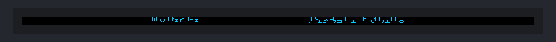
This program was run on a simulated ESP32. Shown: 512×8 colour display. WiFi joins after 1.5 s; servers stay silent unless stated; not simulated (calls return 0 or success): credentials.h; what the program prints to the serial monitor is not drawn.

Above: at 0.1 s.

The program:

main.cpp
```cpp
#include <ESP32-HUB75-MatrixPanel-I2S-DMA.h>
#include <WiFi.h>
#include <AsyncUDP.h>
#include <ArduinoOTA.h>
#include "credentials.h"

// ── Display config ────────────────────────────────────────────────────────────
#define NUM_PANELS   8
#define PANEL_W     32
#define PANEL_H     16
#define LOG_W       64
#define LOG_H       64
#define PHYS_PPW    64
#define PHYS_H       8
#define FRAME_BYTES (LOG_W * LOG_H * 3)  // 12288 bytes, RGB888 row-major visual

#define UDP_PORT       5005
#define UDP_BRIGHT     5006

MatrixPanel_I2S_DMA *dma = nullptr;
AsyncUDP             udp;
AsyncUDP             udpBright;

// ── Remap ─────────────────────────────────────────────────────────────────────
const int  CHAIN[4][2] = { {6,7}, {5,4}, {2,3}, {1,0} };
const bool FLIPH[4][2] = { {false,false},{true,true},{false,false},{true,true} };
const bool FLIPV[4][2] = { {true,true},{false,false},{true,true},{false,false} };

void remap(int lx, int ly, int &px, int &py) {
    int row = ly/PANEL_H, col = lx/PANEL_W;
    int lx_ = lx%PANEL_W, ly_ = ly%PANEL_H;
    if (FLIPH[row][col]) lx_ = (PANEL_W-1) - lx_;
    if (FLIPV[row][col]) ly_ = (PANEL_H-1) - ly_;
    int cp = CHAIN[row][col];
    py = (ly_/8)*4 + (ly_%4);
    int rg = ly_/4;
    int lpx = (rg&1) ? (lx_/8)*16+(lx_%8) : (lx_/8)*16+8+(lx_%8);
    px = cp*PHYS_PPW + lpx;
}

void setPixel(int x, int y, uint8_t r, uint8_t g, uint8_t b) {
    if (x<0||x>=LOG_W||y<0||y>=LOG_H) return;
    int px, py; remap(x,y,px,py);
    dma->drawPixelRGB888(px,py,r,g,b);
}

// Visual coords: (0,0) = top-left as seen on display.
void setVisualPixel(int vx, int vy, uint8_t r, uint8_t g, uint8_t b) {
    if (vx<0||vx>=LOG_W||vy<0||vy>=LOG_H) return;
    int ly = (vy/PANEL_H)*PANEL_H + (PANEL_H-1 - vy%PANEL_H);
    setPixel(vx, ly, r, g, b);
}

// ── Render a raw 12288-byte RGB888 frame (visual row-major, top-left origin) ──
void renderFrame(const uint8_t *buf, size_t len) {
    if (len < FRAME_BYTES) return;
    for (int vy = 0; vy < LOG_H; vy++)
        for (int vx = 0; vx < LOG_W; vx++) {
            int i = (vy * LOG_W + vx) * 3;
            setVisualPixel(vx, vy, buf[i], buf[i+1], buf[i+2]);
        }
}

// ── Status screen shown on boot until first frame arrives ─────────────────────
void showStatus(const char *line1, const char *line2, uint8_t r, uint8_t g, uint8_t b) {
    dma->clearScreen();

    // 5×7 font subset (digits + A-Z + space + dot + colon)
    const uint8_t FONT[][5] = {
        {0x00,0x00,0x00,0x00,0x00}, // ' '
        {0x00,0x00,0x5F,0x00,0x00}, // '!'
        {0x00,0x07,0x00,0x07,0x00}, // '"'
        {0x14,0x7F,0x14,0x7F,0x14}, // '#'
        {0x24,0x2A,0x7F,0x2A,0x12}, // '$'
        {0x23,0x13,0x08,0x64,0x62}, // '%'
        {0x36,0x49,0x55,0x22,0x50}, // '&'
        {0x00,0x05,0x03,0x00,0x00}, // '\''
        {0x00,0x1C,0x22,0x41,0x00}, // '('
        {0x00,0x41,0x22,0x1C,0x00}, // ')'
        {0x14,0x08,0x3E,0x08,0x14}, // '*'
        {0x08,0x08,0x3E,0x08,0x08}, // '+'
        {0x00,0x50,0x30,0x00,0x00}, // ','
        {0x08,0x08,0x08,0x08,0x08}, // '-'
        {0x00,0x60,0x60,0x00,0x00}, // '.'
        {0x20,0x10,0x08,0x04,0x02}, // '/'
        {0x3E,0x51,0x49,0x45,0x3E}, // '0'
        {0x00,0x42,0x7F,0x40,0x00}, // '1'
        {0x42,0x61,0x51,0x49,0x46}, // '2'
        {0x21,0x41,0x45,0x4B,0x31}, // '3'
        {0x18,0x14,0x12,0x7F,0x10}, // '4'
        {0x27,0x45,0x45,0x45,0x39}, // '5'
        {0x3C,0x4A,0x49,0x49,0x30}, // '6'
        {0x01,0x71,0x09,0x05,0x03}, // '7'
        {0x36,0x49,0x49,0x49,0x36}, // '8'
        {0x06,0x49,0x49,0x29,0x1E}, // '9'
        {0x00,0x36,0x36,0x00,0x00}, // ':'
        {0x00,0x56,0x36,0x00,0x00}, // ';'
        {0x08,0x14,0x22,0x41,0x00}, // '<'
        {0x14,0x14,0x14,0x14,0x14}, // '='
        {0x00,0x41,0x22,0x14,0x08}, // '>'
        {0x02,0x01,0x51,0x09,0x06}, // '?'
        {0x32,0x49,0x79,0x41,0x3E}, // '@'
        {0x7E,0x11,0x11,0x11,0x7E}, // 'A'
        {0x7F,0x49,0x49,0x49,0x36}, // 'B'
        {0x3E,0x41,0x41,0x41,0x22}, // 'C'
        {0x7F,0x41,0x41,0x22,0x1C}, // 'D'
        {0x7F,0x49,0x49,0x49,0x41}, // 'E'
        {0x7F,0x09,0x09,0x09,0x01}, // 'F'
        {0x3E,0x41,0x49,0x49,0x7A}, // 'G'
        {0x7F,0x08,0x08,0x08,0x7F}, // 'H'
        {0x00,0x41,0x7F,0x41,0x00}, // 'I'
        {0x20,0x40,0x41,0x3F,0x01}, // 'J'
        {0x7F,0x08,0x14,0x22,0x41}, // 'K'
        {0x7F,0x40,0x40,0x40,0x40}, // 'L'
        {0x7F,0x02,0x0C,0x02,0x7F}, // 'M'
        {0x7F,0x04,0x08,0x10,0x7F}, // 'N'
        {0x3E,0x41,0x41,0x41,0x3E}, // 'O'
        {0x7F,0x09,0x09,0x09,0x06}, // 'P'
        {0x3E,0x41,0x51,0x21,0x5E}, // 'Q'
        {0x7F,0x09,0x19,0x29,0x46}, // 'R'
        {0x46,0x49,0x49,0x49,0x31}, // 'S'
        {0x01,0x01,0x7F,0x01,0x01}, // 'T'
        {0x3F,0x40,0x40,0x40,0x3F}, // 'U'
        {0x1F,0x20,0x40,0x20,0x1F}, // 'V'
        {0x3F,0x40,0x38,0x40,0x3F}, // 'W'
        {0x63,0x14,0x08,0x14,0x63}, // 'X'
        {0x07,0x08,0x70,0x08,0x07}, // 'Y'
        {0x61,0x51,0x49,0x45,0x43}, // 'Z'
    };

    auto drawChar = [&](int cx, int cy, char c) {
        if (c < 32 || c > 90) return;
        const uint8_t *bm = FONT[c-32];
        for (int ci = 0; ci < 5; ci++) {
            uint8_t bits = bm[ci];
            for (int ri = 0; ri < 7; ri++)
                if (bits & (1 << ri))
                    setVisualPixel(cx+ci, cy+ri, r, g, b);
        }
    };

    auto drawStr = [&](int x, int y, const char *s) {
        while (*s) { drawChar(x, y, *s++ & ~0x20); x += 6; }
    };

    drawStr(2, 22, line1);
    drawStr(2, 34, line2);
}

void setup() {
    Serial.begin(115200);

    // ── Matrix init ───────────────────────────────────────────────────────────
    HUB75_I2S_CFG mxconfig(PHYS_PPW, PHYS_H, NUM_PANELS);
    mxconfig.gpio.r1=25; mxconfig.gpio.g1=26; mxconfig.gpio.b1=27;
    mxconfig.gpio.r2=14; mxconfig.gpio.g2=12; mxconfig.gpio.b2=13;
    mxconfig.gpio.clk=33; mxconfig.gpio.lat=32; mxconfig.gpio.oe=15;
    mxconfig.gpio.a=23; mxconfig.gpio.b=19; mxconfig.gpio.c=5;
    mxconfig.driver=HUB75_I2S_CFG::SHIFTREG;
    mxconfig.clkphase=false;
    dma = new MatrixPanel_I2S_DMA(mxconfig);
    dma->begin();
    dma->setBrightness8(128);  // default 50% — server can override via UDP port 5006
    dma->clearScreen();

    showStatus("OTA TEST", "WIFI...", 0, 200, 255);

    // ── WiFi ──────────────────────────────────────────────────────────────────
    WiFi.mode(WIFI_STA);
    WiFi.begin(WIFI_SSID, WIFI_PASS);
    WiFi.setAutoReconnect(true);

    uint32_t t0 = millis();
    while (WiFi.status() != WL_CONNECTED && millis()-t0 < 15000)
        delay(250);

    if (WiFi.status() == WL_CONNECTED) {
        Serial.print("IP: "); Serial.println(WiFi.localIP());
        // Show IP on display for 3 seconds
        String ip = WiFi.localIP().toString();
        showStatus("READY", ip.c_str(), 0, 220, 0);
        delay(3000);
        dma->clearScreen();
    } else {
        showStatus("NO WIFI", "CHECK CREDS", 220, 0, 0);
        Serial.println("WiFi failed — check credentials.h");
    }

    // ── OTA (ArduinoOTA — PlatformIO uploads directly over WiFi) ─────────────
    ArduinoOTA.setHostname("rgb-display");
    ArduinoOTA.onStart([]() {
        dma->clearScreen();
        showStatus("OTA", "UPDATING", 255, 160, 0);
    });
    ArduinoOTA.onEnd([]() {
        showStatus("OTA", "DONE", 0, 220, 0);
    });
    ArduinoOTA.onError([](ota_error_t e) {
        showStatus("OTA", "ERROR", 220, 0, 0);
    });
    ArduinoOTA.begin();
    Serial.println("OTA hostname: rgb-display.local");

    // ── UDP frame receiver ────────────────────────────────────────────────────
    if (udp.listen(UDP_PORT)) {
        udp.onPacket([](AsyncUDPPacket pkt) {
            renderFrame(pkt.data(), pkt.length());
        });
        Serial.printf("UDP frame listener on port %d\n", UDP_PORT);
    }

    // ── UDP brightness control (single byte, 0–255) ───────────────────────────
    if (udpBright.listen(UDP_BRIGHT)) {
        udpBright.onPacket([](AsyncUDPPacket pkt) {
            if (pkt.length() >= 1)
                dma->setBrightness8(pkt.data()[0]);
        });
        Serial.printf("UDP brightness listener on port %d\n", UDP_BRIGHT);
    }
}

void loop() {
    ArduinoOTA.handle();
    delay(10);
}
```
